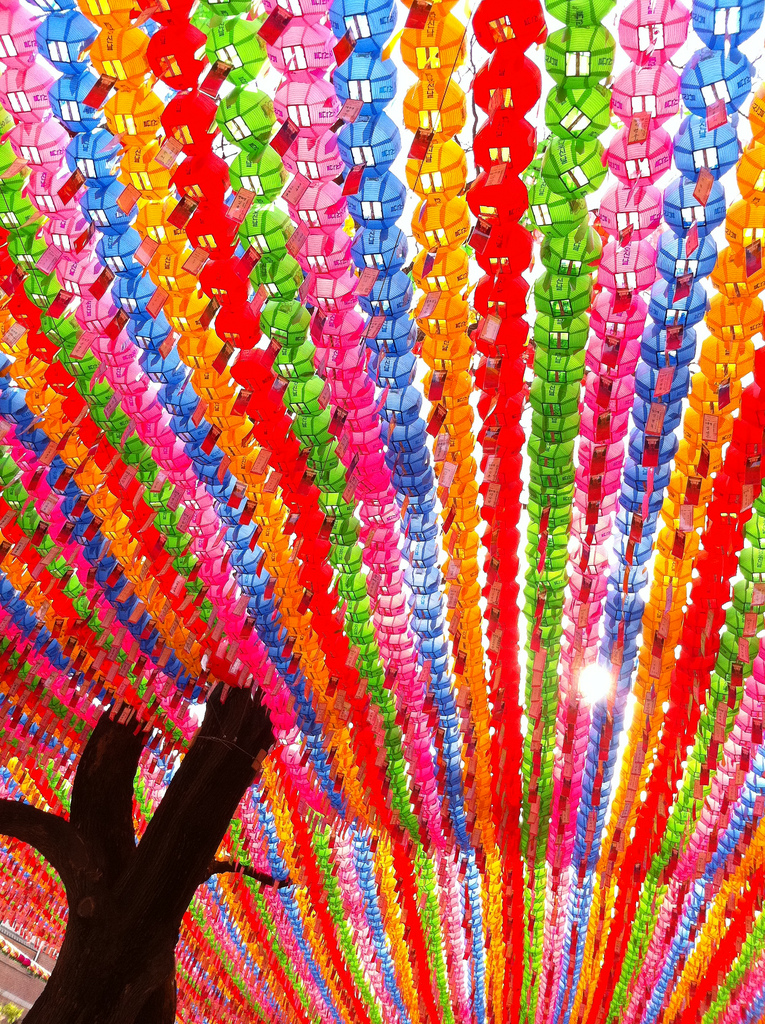
#> input picture resources/color.jpg, 765 x 1024 px, found by its file name
$ python main.py
#> lines starting #> are read from the running program, lines starting #| are printed output that depends on the picture
#> further down, b is the input picture: shape (1024, 765, 3); mean B, G, R 87.1, 106.8, 185.1
### utility/ex2.py
import cv2
import numpy as np


def grey_convert(img):
    h, w, c = img.shape
#> h = 1024; w = 765; c = 3
    grey_img = np.zeros((h, w, 1), dtype=np.uint8)
    i = 0
    while i < w:
        j = 1
        while j < h:
            grey_img[j, i] = 0.2989 * img[j, i, 0] + 0.5870 * img[j, i, 1] + 0.1140 * img[j, i, 2]
            j = j + 1
        i = i + 1
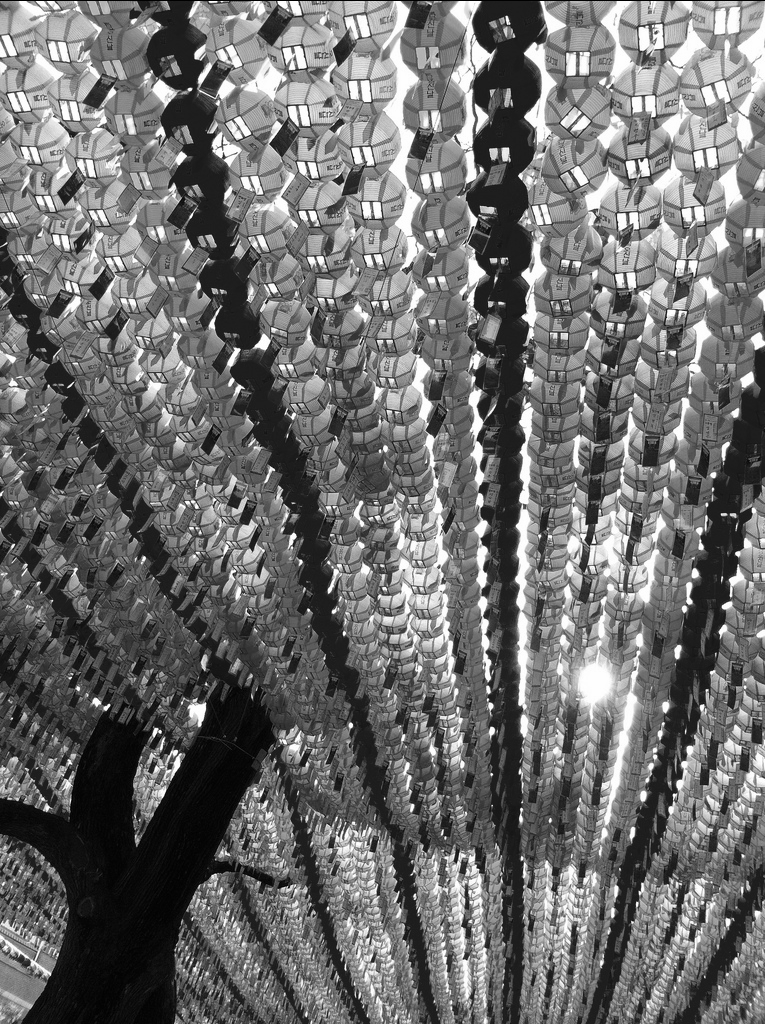
#> grey_img: shape (1024, 765, 1); min 0, max 254, mean 109.2
#> after the loop, i = 765
    return grey_img

### main.py
import cv2
import glob
import os
from pathlib import Path
from utility.ex1 import *
from utility.ex2 import *

print("Package Imported")

# Ex1
videos = glob.glob("resources/videos/*.mp4")
for v in videos:
    des = make_folder(v)
    convert_video2image(v, 5, 0, des)

# Ex2
b = cv2.imread("resources/images/color.jpg")
b = grey_convert(b)
cv2.imshow("ex2", b)
cv2.waitKey(0)
